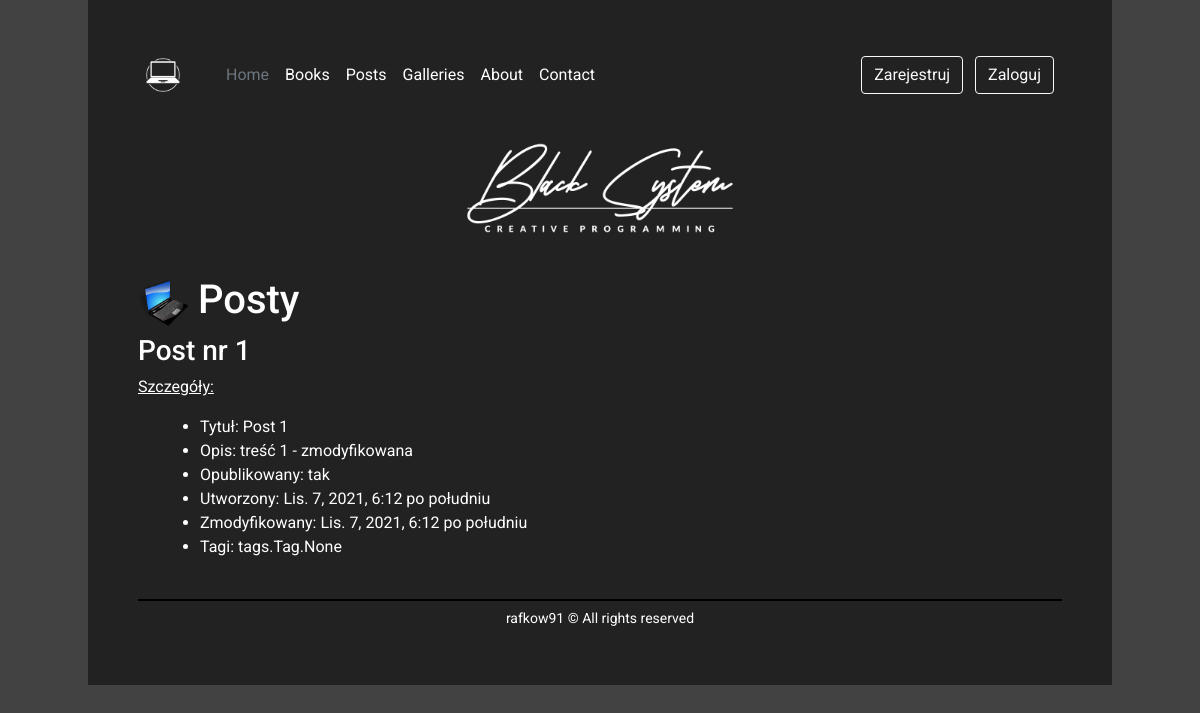
Page /posts/1 on the earlier database version.
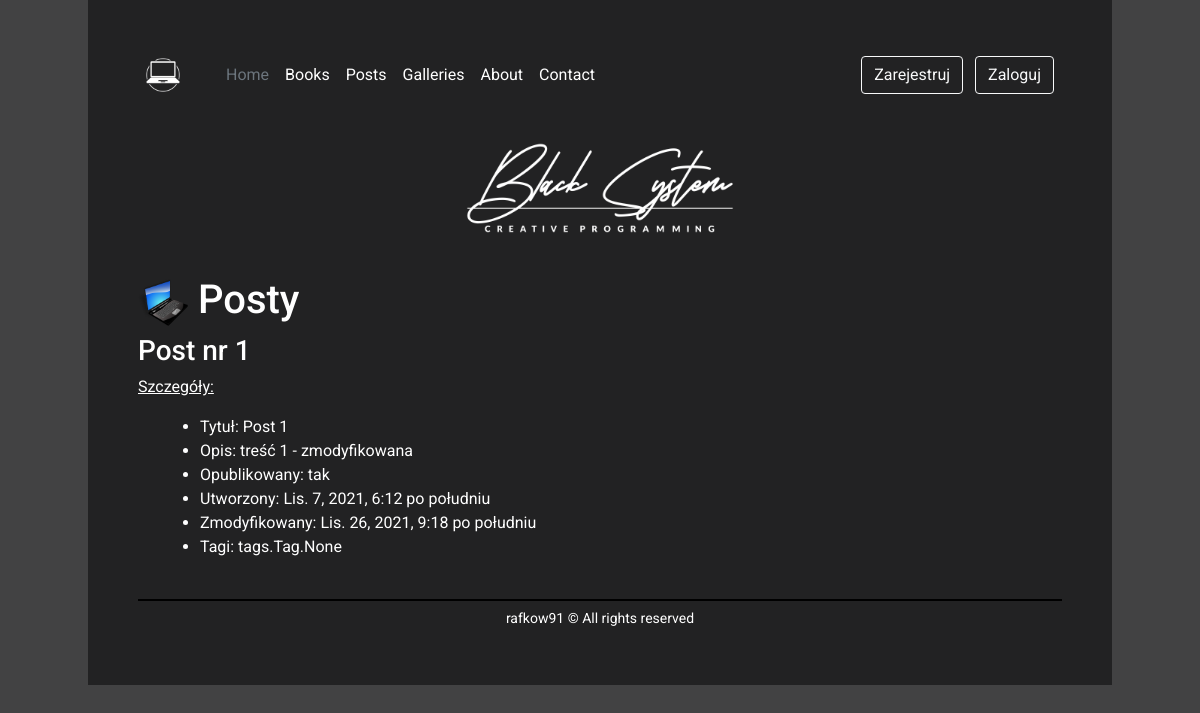
Same page on the later database version.
### posts/models.py (models this page shows, shortened)
class Post(Timestamped):
    title = models.CharField(max_length=255)
    content = models.TextField()
    published = models.BooleanField(default=False)
    sponsored = models.BooleanField(default=False)
    author = models.ForeignKey('auth.User', on_delete=models.CASCADE, related_name='posts')
    tags = models.ManyToManyField('tags.Tag', related_name='posts', blank=True)
    image_file = ImageField(upload_to='posts/%Y/%m/%d/', blank=True, null=True)

### posts/views.py (the view)
# urls.py: path('<int:post_id>', post_details, name='details'),
def post_details(request, post_id):
    post = Post.objects.get(id=post_id)
    context = {}
    if post.published:
        context['post'] = post
    return render(request, 'posts/details.html', context)

### posts/templates/posts/details.html (shortened to what this page needs)
{% extends 'base.html' %}
{% load static %}
{% block main %}
<h1>
    <img alt="Logo kategorii" class="logo" src="{% static 'posts/img/posts_logo.png' %}">
    Posty
</h1>
<h3>
    Post nr {{post.id}}
</h3>
<p class="text-decoration-underline">Szczegóły:</p>
<ul>
    <li>Tytuł: {{post.title}}</li>
    <li>Opis: {{post.content}}</li>
    <li>Opublikowany:
        {%if post.published %}
        tak
        {% else %}
        nie
        {% endif %}
    </li>
    <li>Utworzony: {{post.created}}</li>
    <li>Zmodyfikowany: {{post.modified}}</li>
    <li>Tagi: {{post.tags}}</li>
</ul>
{% endblock %}

Differences in the rows shown:
changed Post "Post 1": modified "Lis. 7, 2021, 6:12 po południu" → "Lis. 26, 2021, 9:18 po południu"
